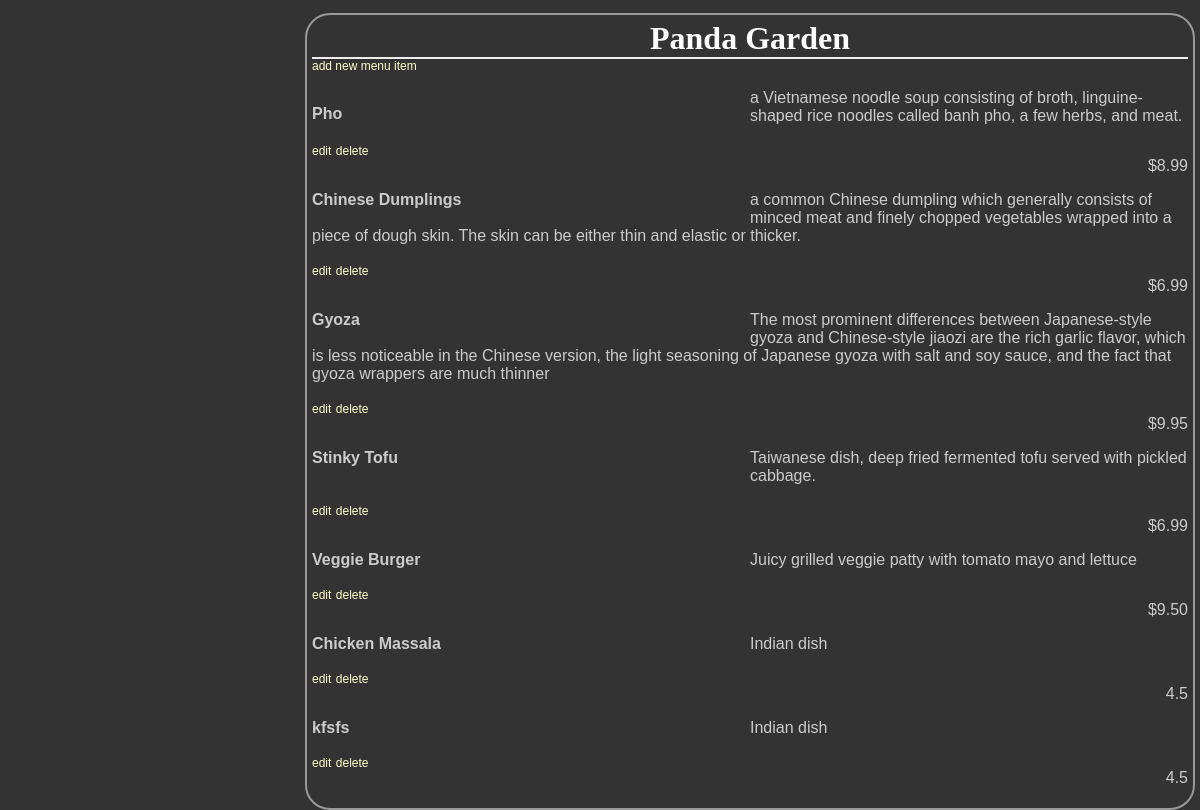
The page /restaurants/3/ on the database as committed earlier.
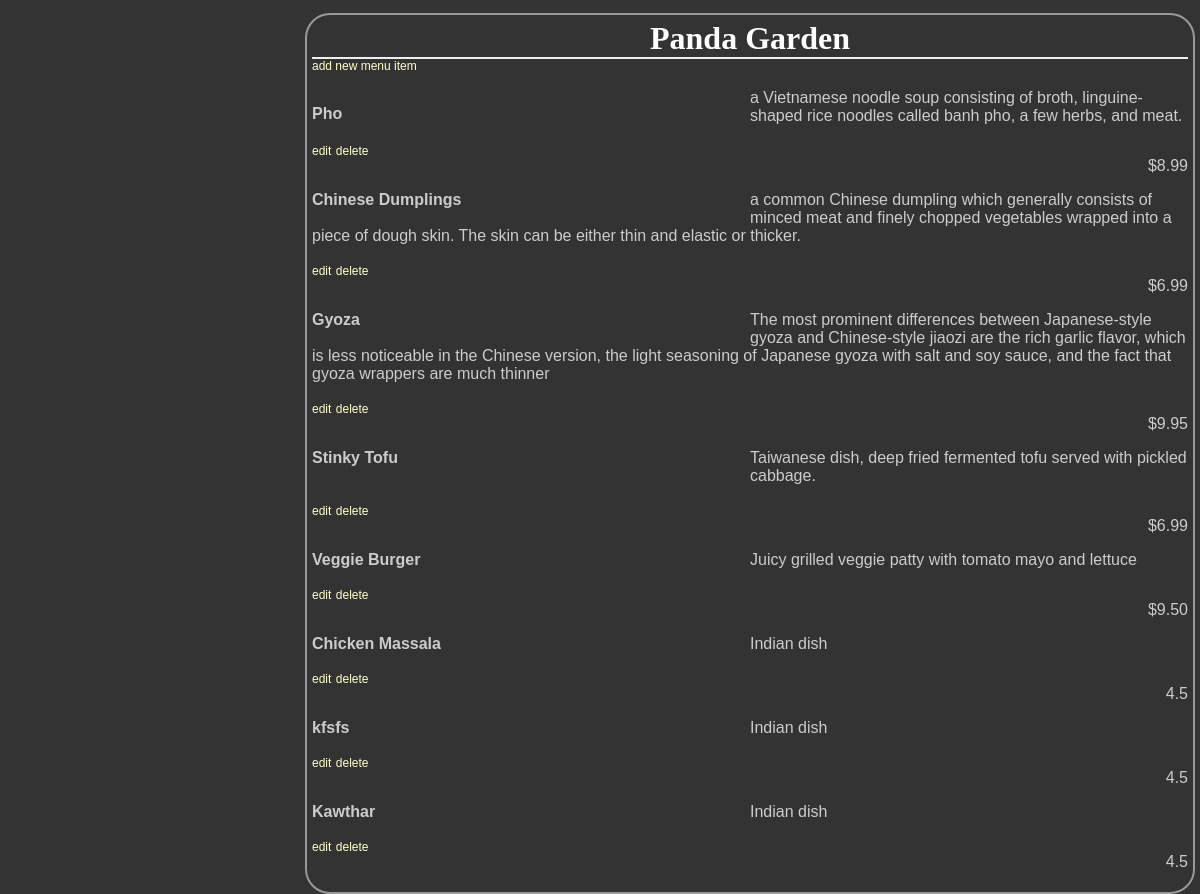
The same page on the database as committed later.
### database_setup.py (models this page shows, shortened)
class MenuItem(Base):
    __tablename__ = 'menu_item'
    name = Column(String(80), nullable=False)
    id = Column(Integer, primary_key=True)
    description = Column(String(250))
    price = Column(String(8))
    course = Column(String(250))
    restaurant_id = Column(Integer, ForeignKey('restaurant.id'))
    restaurant = relationship(Restaurant)

### projectF.py (the view)
@app.route('/restaurants/<int:restaurant_id>/')
def restaurantMenu(restaurant_id):
    restaurant = session.query(Restaurant).filter_by(id=restaurant_id).one()
    items = session.query(MenuItem).filter_by(restaurant_id=restaurant_id).all()
    return render_template('menu.html', restaurant=restaurant, items=items)

### templates/menu.html (shortened to what this page needs)
<html>
<head>
  <link rel=stylesheet type=text/css href='{{url_for('static', filename='styles.css')}}'>
</head>
<body >
<div class="pane">
<h1 class="header">{{restaurant.name}}</h1>
<a href='{{url_for('newMenuItem', restaurant_id=restaurant.id)}}'>add new menu item</a>
{% for i in items %}
<div>
<p class="name w">{{i.name}}</p>
<p class="description">{{i.description}}</p>
<p class="price"> {{i.price}} </p>
<a href='{{url_for('editMenuItem', restaurant_id=restaurant.id, menu_id=i.id)}}'>edit</a>
<a href='{{url_for('deleteMenuItem', restaurant_id=restaurant.id, menu_id=i.id)}}'>delete</a>
</div>
{% endfor %}
</body>
</html>

Rows that differ between the two databases and show on the page:
added MenuItem: name "Kawthar", description "Indian dish", price "4.5"
